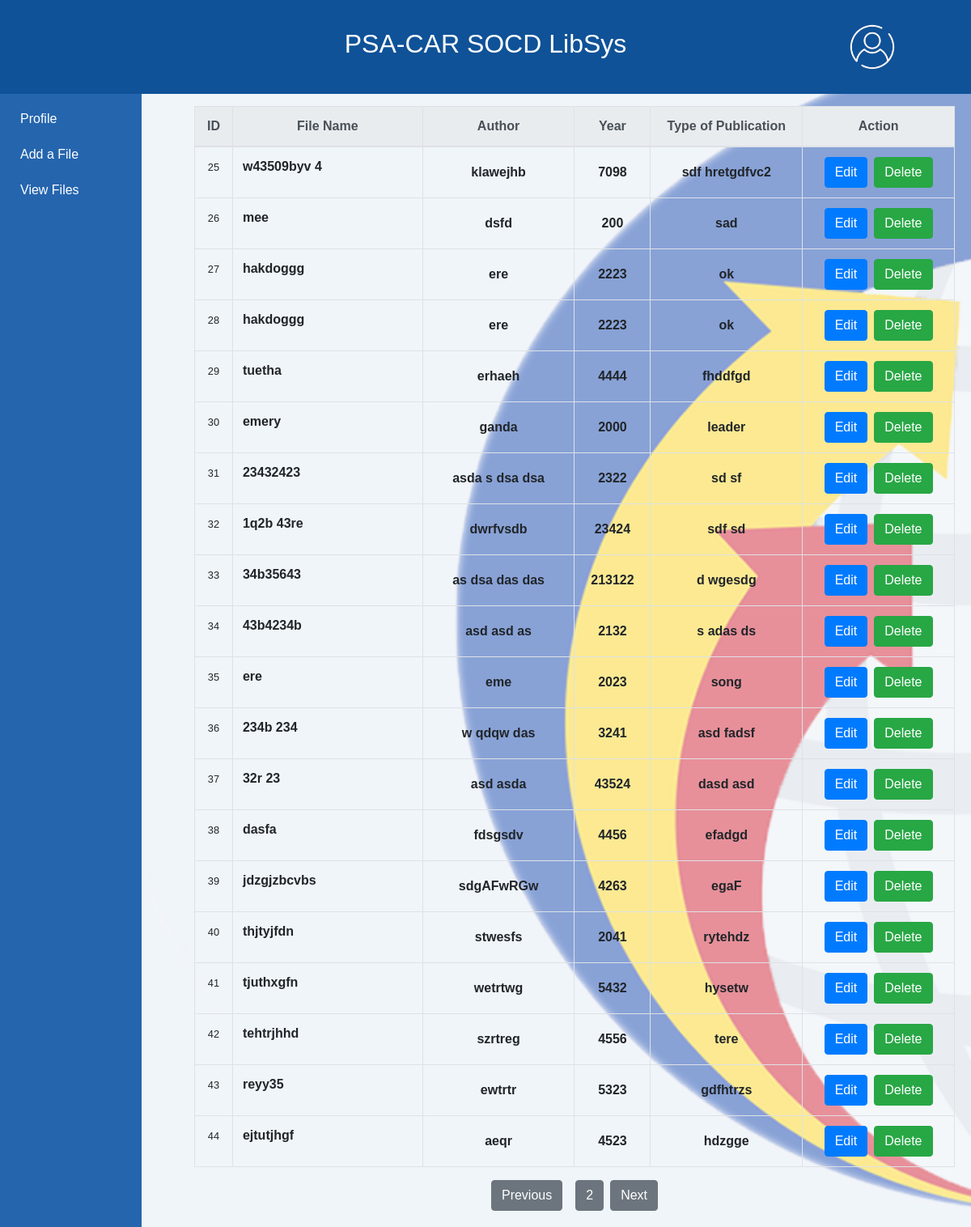
The app's page /employee/book_list.php?page=2 (signed in) with its own data.
### tables this page shows
CREATE TABLE `Files` (
  `bid` int(100) NOT NULL,
  `name` varchar(1000) NOT NULL,
  `author` varchar(100) NOT NULL,
  `year` varchar(100) NOT NULL,
  `type_of_publication` varchar(100) NOT NULL,
  `files` varchar(255) NOT NULL
);

### employee/book_list.php (the view, shortened to what this page needs)
<?php
$servername = "localhost";
$username = "root";
$password = "";
$database = "file_inventory";
$conn = mysqli_connect($servername, $username, $password, $database);
?>
<!DOCTYPE html>
<html lang="en">
<head>
    <link rel="stylesheet" href="https://maxcdn.bootstrapcdn.com/bootstrap/4.5.2/css/bootstrap.min.css">
    <link rel="stylesheet" href="book_list.css">
</head>
<body>
<div id="background-container"></div>
    <div id="topbar">
        <h2>PSA-CAR SOCD LibSys</h2>
        <div class="dropdown">
            <img src="../ICON-4.png" alt="Dropdown Icon" width="68" height="68">
        </div>
    </div>
    <div id="sidebar">
        <div id="sidebar-content">
            <ul>
                <li><a href="#" class="sidebar-link">Profile</a></li>
                <li><a href="add_book.php" class="sidebar-link" >Add a File</a></li>
                <li><a href="book_list.php" class="sidebar-link" >View Files</a></li>
            </ul>
        </div>
    </div>
    <div id="content">
    <h2>List of Files</h2>
    <?php
    $limit = 20;
    $page = isset($_GET['page']) ? $_GET['page'] : 1;
    $offset = ($page - 1) * $limit;
    $sql = "SELECT * FROM `Files` LIMIT $offset, $limit";
    $res = mysqli_query($conn, $sql);
    echo "<div class='table-responsive'>";
    echo "<table class='table table-bordered table-hover'>";
    echo "<thead class='thead-light'>";
    echo "<tr>";
    echo "<th style='width: 5%; font-weight: bold; text-align: center;'>ID</th>";
    echo "<th style='width: 25%; font-weight: bold; text-align: center;'>File Name</th>";
    echo "<th style='width: 20%; font-weight: bold; text-align: center;'>Author</th>";
    echo "<th style='width: 10%; font-weight: bold; text-align: center;'>Year</th>";
    echo "<th style='width: 20%; font-weight: bold; text-align: center;'>Type of Publication</th>";
    echo "<th style='width: 20%; font-weight: bold; text-align: center;'>Action</th>";
    echo "</tr>";
    echo "</thead>";
    echo "<tbody>";
    while ($row = mysqli_fetch_assoc($res)) {
        echo "<tr>";
        echo "<td class='text-center'><b class='small'>" . $row['bid'] . "</b></td>";
        echo "<td class='filename'><b>" . $row['name'] . "</b></td>";
        echo "<td class='text-center align-middle'><b>" . $row['author'] . "</b></td>";
        echo "<td class='text-center align-middle'><b>" . $row['year'] . "</b></td>";
        echo "<td class='text-center align-middle'><b>" . $row['type_of_publication'] . "</b></td>";
        echo "<td class='text-center align-middle'>";
        echo "<a href='employee/edit_files.php?id=" . $row['bid'] . "' class='btn btn-primary mr-2'>Edit</a>";
        echo "<a href='delete_files.php?id=" . $row['bid'] . "' class='btn btn-success'>Delete</a>";
        echo "</td>";
        echo "</tr>";
    }
    echo "</tbody>";
    echo "</table>";
    echo "</div>";
    echo "<div class='text-center'>";
    $currentPage = $page;
    if ($currentPage > 1) {
        $prevPage = $page - 1;
        echo "<a href='?page=$prevPage' class='btn btn-secondary mr-2'>Previous</a>";
    }
    $nextPage = $page + 1;
    $sqlCount = "SELECT COUNT(*) AS total FROM `Files`";
    $resultCount = mysqli_query($conn, $sqlCount);
    $dataCount = mysqli_fetch_assoc($resultCount);
    $totalRows = $dataCount['total'];
    $lastPage = ceil($totalRows / $limit);
    if ($nextPage <= $lastPage) {
        echo "<a href='?page=$currentPage' class='btn btn-secondary mx-2'>$currentPage</a>";
        echo "<a href='?page=$nextPage' class='btn btn-secondary'>Next</a>";
    } else {
        echo "<a href='?page=$currentPage' class='btn btn-secondary mx-2'>$currentPage</a>";
        echo "<a href='#' class='btn btn-secondary disabled'>Next</a>";
    }
    echo "</div>";
    ?>
</div>
</body>
</html>

### employee/book_list.css (style rules this page uses)
body { margin: 0; padding: 0; font-family: Arial, sans-serif; }
@media only screen and (min-width: 768px) { #sidebar { width: 220px; position: fixed; top: 40px; bottom: 0; } }
#background-container { position: fixed; top: 0; left: 0; width: 100%; height: 100%; background-image: url('../css/BgV2.png'); background-size: cover; opacity: 0.5; z-index: -1; }
#topbar { background-color: #0f5298; color: #fff; padding: 35px; text-align: center; position: fixed; top: 0; left: 0; width: 100%; z-index: 1000; }
#topbar .dropdown { position: absolute; top: 50%; left: 87%; transform: translateY(-50%); cursor: pointer; }
#sidebar { background-color: #2565AE; color: #fff; padding: 10px; z-index: 999; width: 175px; }
#sidebar ul { list-style: none; padding: 0; margin: 0; }
#sidebar ul li { margin-bottom: 10px; }
#sidebar ul li a { color: #fff; text-decoration: none; display: block; padding: 5px 0; }
#sidebar-content { margin-top: 80px; margin-left: 15px; }
.sidebar-link { text-decoration: none; color: black; transition: transform 0.1s ease; }
#content { margin-top: 65px; margin-left: 220px; padding: 20px; display: flex; flex-direction: column; align-items: center; }
h2 { color: #fff; }
a { color: #007bff; text-decoration: none; }

### records on screen
files: bid "25", name "w43509byv 4", author "klawejhb", year "7098", type_of_publication "sdf hretgdfvc2"
files: bid "26", name "mee", author "dsfd", year "200", type_of_publication "sad"
files: bid "27", name "hakdoggg", author "ere", year "2223", type_of_publication "ok"
files: bid "28", name "hakdoggg", author "ere", year "2223", type_of_publication "ok"
files: bid "29", name "tuetha", author "erhaeh", year "4444", type_of_publication "fhddfgd"
files: bid "30", name "emery", author "ganda", year "2000", type_of_publication "leader"
files: bid "31", name "23432423", author "asda s dsa dsa", year "2322", type_of_publication "sd sf"
files: bid "32", name "1q2b 43re", author "dwrfvsdb", year "23424", type_of_publication "sdf sd"
files: bid "33", name "34b35643", author "as dsa das das", year "213122", type_of_publication "d wgesdg"
files: bid "34", name "43b4234b", author "asd asd as", year "2132", type_of_publication "s adas ds"
files: bid "35", name "ere", author "eme", year "2023", type_of_publication "song"
files: bid "36", name "234b 234", author "w qdqw das", year "3241", type_of_publication "asd fadsf"
files: bid "37", name "32r 23", author "asd asda", year "43524", type_of_publication "dasd asd"
files: bid "38", name "dasfa", author "fdsgsdv", year "4456", type_of_publication "efadgd"
files: bid "39", name "jdzgjzbcvbs", author "sdgAFwRGw", year "4263", type_of_publication "egaF"
files: bid "40", name "thjtyjfdn", author "stwesfs", year "2041", type_of_publication "rytehdz"
files: bid "41", name "tjuthxgfn", author "wetrtwg", year "5432", type_of_publication "hysetw"
files: bid "42", name "tehtrjhhd", author "szrtreg", year "4556", type_of_publication "tere"
files: bid "43", name "reyy35", author "ewtrtr", year "5323", type_of_publication "gdfhtrzs"
files: bid "44", name "ejtutjhgf", author "aeqr", year "4523", type_of_publication "hdzgge"

### other values on screen
$currentPage "2"
